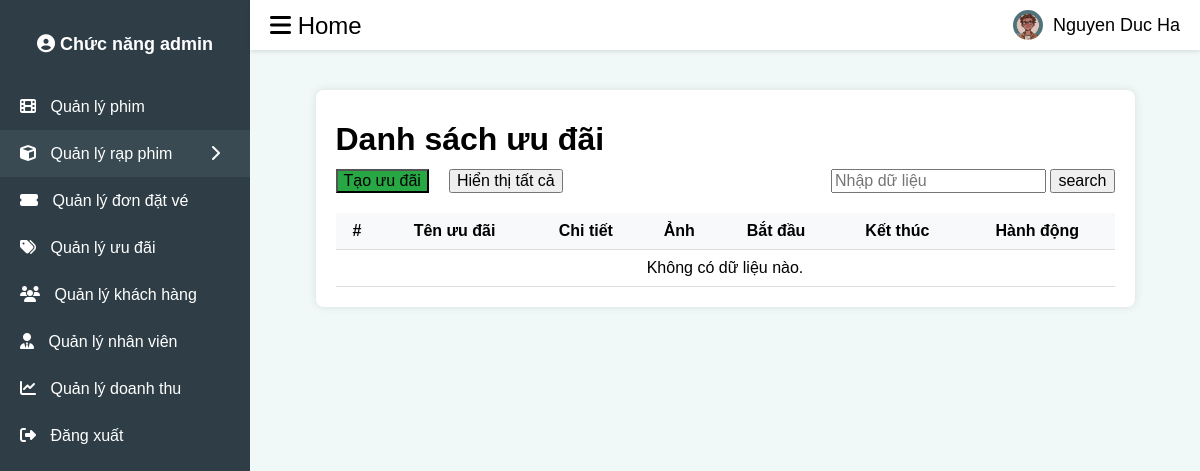
/admin/promotion/ad_promotion.php, run on an earlier commit of the app's database.
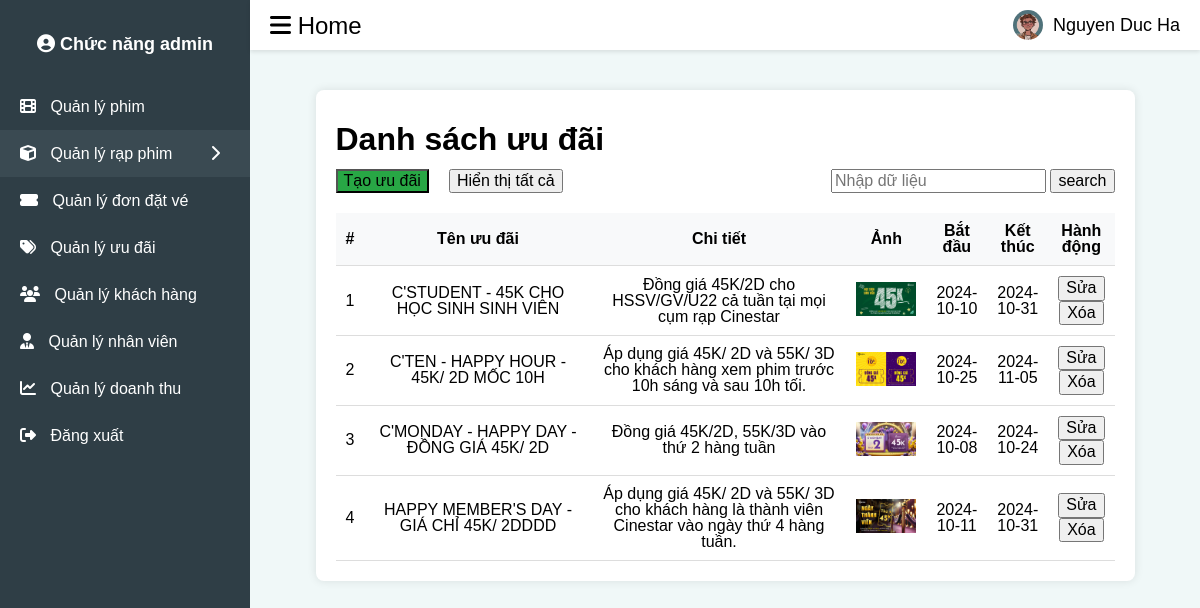
And on a later commit of the database.
### tables this page shows
CREATE TABLE `promotion` (
  `id` int(11) NOT NULL,
  `promotion_name` varchar(255) NOT NULL,
  `details` text DEFAULT NULL,
  `notes` text NOT NULL,
  `discount_image` varchar(255) DEFAULT NULL,
  `start_time` date DEFAULT NULL,
  `end_time` date DEFAULT NULL
);

### admin/promotion/ad_promotion.php (the view, shortened to what the changed rows need)
<?php
include '../../user/db_connection.php';
$search = isset($_GET['search']) ? addslashes($_GET['search']) : '';
?>
<!DOCTYPE html>
<html lang="en">
<head>
    <link rel="stylesheet" href="https://cdnjs.cloudflare.com/ajax/libs/normalize/8.0.1/normalize.min.css" />
    <link rel="stylesheet" href="../../assets/css/base.css">
    <link rel="stylesheet" href="../css/mainadmin.css">
    <link rel="stylesheet" href="../movie_management/ad_movie.css">
    <link rel="stylesheet" href="/4scinema/assets/fonts/fontawesome-free-6.6.0-web/css/all.min.css">
</head>
<body>
<div class="sidebar">
        <h2>
            <a href="../admin.php">
                <i class="fas fa-user-circle"></i>
                Chức năng admin
            </a>
        </h2>
    </div>
    <div class="content">
        <div class="container">
            <div class="main-header">
                <h1> Danh sách ưu đãi</h1>
            </div>
            <table>
                <thead>
                    <tr>
                        <th>#</th>
                        <th>Tên ưu đãi</th>
                        <th>Chi tiết</th>
                        <th>Ảnh </th>
                        <th>Bắt đầu</th>
                        <th>Kết thúc</th>
                        <th>Hành động</th>
                    </tr>
                </thead>
                <tbody id="promotionList">
                    <?php
                    if (!empty($search)) {
                        $query = "SELECT * FROM promotion WHERE promotion_name LIKE '%$search%'";
                        $result = $conn->query($query);
                        $count=1;
                        if ($result->num_rows > 0) {
                            while ($row = $result->fetch_assoc()) {
                                echo '<tr>';
                                echo '<td>' . $count++ .  '</td>';
                                echo '<td style="width:250px">' . $row['promotion_name'] . '</td>';
                                echo '<td style="width:280px">' . $row['details'] . '</td>';
                                echo '<td><img src="../../assets/img/' . $row['discount_image'] . '" alt="Image" width="60"></td>';
                                echo '<td>' . $row['start_time'] . '</td>';
                                echo '<td>' . $row['end_time'] . '</td>';
                                echo '<td><button  class="edit" onclick="editPromotion(' . $row['id'] . ')">Sửa</button>
                                <button class="delete" onclick="deletePromotion(' . $row['id'] . ')">Xóa</button></td>';
                                echo '</td>';
                            }
                        } else {
                            echo '<tr><td colspan="8">Không có dữ liệu nào.</td></tr>';
                        }
                    }else {
                        $query = "SELECT * FROM promotion";
                        $result = $conn->query($query);
                        $count = 1;
                        if ($result->num_rows > 0) {
                            while ($row = $result->fetch_assoc()) {
                                echo '<tr>';
                                echo '<td>' . $count++ .  '</td>';
                                echo '<td style="width:250px">' . $row['promotion_name'] . '</td>';
                                echo '<td style="width:280px">' . $row['details'] . '</td>';
                                echo '<td><img src="../../assets/img/' . $row['discount_image'] . '" alt="Image" width="60"></td>';
                                echo '<td>' . $row['start_time'] . '</td>';
                                echo '<td>' . $row['end_time'] . '</td>';
                                echo '<td><button  class="edit" onclick="editPromotion(' . $row['id'] . ')">Sửa</button>
                                <button class="delete" onclick="deletePromotion(' . $row['id'] . ')">Xóa</button></td>';
                            }
                        } else {
                            echo '<tr><td colspan="8">Không có dữ liệu nào.</td></tr>';
                        }
                    }
                    ?>
                </tbody>
            </table>
        </div>
    </div>
</body>
</html>

What changed in the data, as far as the page shows it:
added promotion: promotion_name "C'STUDENT - 45K CHO HỌC SINH SINH VIÊN", details "Đồng giá 45K/2D cho HSSV/GV/U22 cả tuần tại mọi cụm rạp Cinestar", discount_image (picture), start_time "2024-10-10", end_time "2024-10-31"
added promotion: promotion_name "C'TEN - HAPPY HOUR - 45K/ 2D MỐC 10H", details "Áp dụng giá 45K/ 2D và 55K/ 3D cho khách hàng xem phim trước 10h sáng và sau 10h tối.", discount_image (picture), start_time "2024-10-25", end_time "2024-11-05"
added promotion: promotion_name "C'MONDAY - HAPPY DAY - ĐỒNG GIÁ 45K/ 2D", details "Đồng giá 45K/2D, 55K/3D vào thứ 2 hàng tuần", discount_image (picture), start_time "2024-10-08", end_time "2024-10-24"
added promotion: promotion_name "HAPPY MEMBER'S DAY - GIÁ CHỈ 45K/ 2DDDD", details "Áp dụng giá 45K/ 2D và 55K/ 3D cho khách hàng là thành viên Cinestar vào ngày thứ 4 hàng tuần.", discount_image (picture), start_time "2024-10-11", end_time "2024-10-31"
Also different on the page:
text no longer shown: "Không có dữ liệu nào."
